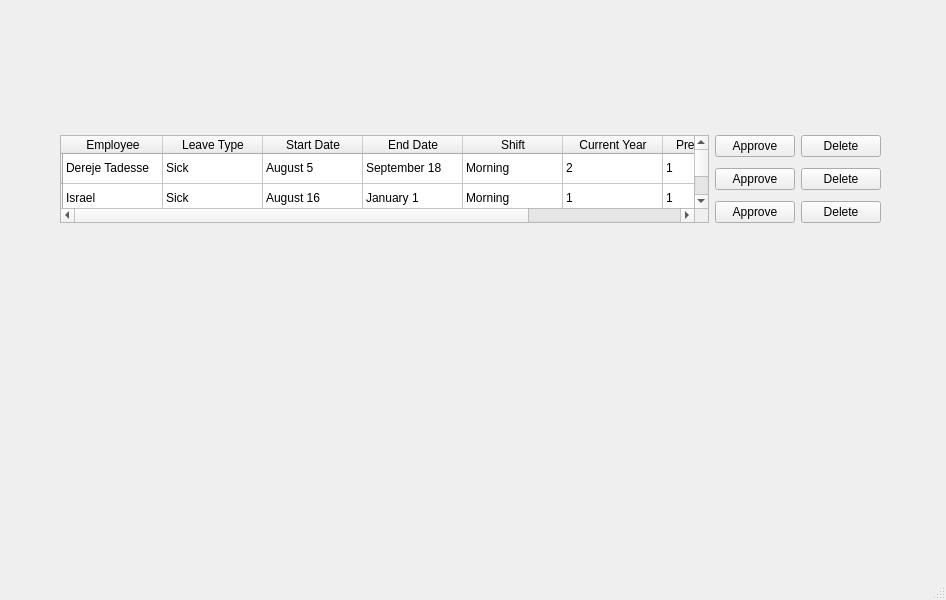
<?xml version="1.0" encoding="UTF-8"?>
<ui version="4.0">
 <class>MainWindow</class>
 <widget class="QMainWindow" name="MainWindow">
  <property name="geometry">
   <rect>
    <x>0</x>
    <y>0</y>
    <width>946</width>
    <height>600</height>
   </rect>
  </property>
  <property name="windowTitle">
   <string>MainWindow</string>
  </property>
  <widget class="QWidget" name="centralwidget">
   <widget class="QWidget" name="">
    <property name="geometry">
     <rect>
      <x>60</x>
      <y>130</y>
      <width>821</width>
      <height>101</height>
     </rect>
    </property>
    <layout class="QGridLayout" name="gridLayout">
     <item row="0" column="0" rowspan="3">
      <widget class="QTableWidget" name="tableWidget">
       <row>
        <property name="text">
         <string/>
        </property>
       </row>
       <row>
        <property name="text">
         <string/>
        </property>
       </row>
       <row>
        <property name="text">
         <string/>
        </property>
       </row>
       <column>
        <property name="text">
         <string>Employee</string>
        </property>
       </column>
       <column>
        <property name="text">
         <string>Leave Type</string>
        </property>
       </column>
       <column>
        <property name="text">
         <string>Start Date</string>
        </property>
       </column>
       <column>
        <property name="text">
         <string>End Date</string>
        </property>
       </column>
       <column>
        <property name="text">
         <string>Shift</string>
        </property>
       </column>
       <column>
        <property name="text">
         <string>Current Year</string>
        </property>
       </column>
       <column>
        <property name="text">
         <string>Previous Year</string>
        </property>
       </column>
       <column>
        <property name="text">
         <string>Status</string>
        </property>
       </column>
       <item row="0" column="0">
        <property name="text">
         <string>Dereje Tadesse</string>
        </property>
       </item>
       <item row="0" column="1">
        <property name="text">
         <string>Sick</string>
        </property>
       </item>
       <item row="0" column="2">
        <property name="text">
         <string>August 5</string>
        </property>
       </item>
       <item row="0" column="3">
        <property name="text">
         <string>September 18</string>
        </property>
       </item>
       <item row="0" column="4">
        <property name="text">
         <string>Morning</string>
        </property>
       </item>
       <item row="0" column="5">
        <property name="text">
         <string>2</string>
        </property>
       </item>
       <item row="0" column="6">
        <property name="text">
         <string>1</string>
        </property>
       </item>
       <item row="0" column="7">
        <property name="text">
         <string>Approved</string>
        </property>
       </item>
       <item row="1" column="0">
        <property name="text">
         <string>Israel</string>
        </property>
       </item>
       <item row="1" column="1">
        <property name="text">
         <string>Sick</string>
        </property>
       </item>
       <item row="1" column="2">
        <property name="text">
         <string>August 16</string>
        </property>
       </item>
       <item row="1" column="3">
        <property name="text">
         <string>January 1</string>
        </property>
       </item>
       <item row="1" column="4">
        <property name="text">
         <string>Morning</string>
        </property>
       </item>
       <item row="1" column="5">
        <property name="text">
         <string>1</string>
        </property>
       </item>
       <item row="1" column="6">
        <property name="text">
         <string>1</string>
        </property>
       </item>
       <item row="1" column="7">
        <property name="text">
         <string>Pending</string>
        </property>
       </item>
       <item row="2" column="0">
        <property name="text">
         <string>Natnael</string>
        </property>
       </item>
       <item row="2" column="1">
        <property name="text">
         <string>Annual</string>
        </property>
       </item>
       <item row="2" column="2">
        <property name="text">
         <string>June 14</string>
        </property>
       </item>
       <item row="2" column="3">
        <property name="text">
         <string>July 16</string>
        </property>
       </item>
       <item row="2" column="4">
        <property name="text">
         <string>Afternoon</string>
        </property>
       </item>
       <item row="2" column="5">
        <property name="text">
         <string>1</string>
        </property>
       </item>
       <item row="2" column="6">
        <property name="text">
         <string>0</string>
        </property>
       </item>
       <item row="2" column="7">
        <property name="text">
         <string>Approved</string>
        </property>
       </item>
      </widget>
     </item>
     <item row="0" column="1">
      <layout class="QHBoxLayout" name="horizontalLayout">
       <item>
        <widget class="QPushButton" name="pushButton">
         <property name="text">
          <string>Approve</string>
         </property>
        </widget>
       </item>
       <item>
        <widget class="QPushButton" name="pushButton_2">
         <property name="text">
          <string>Delete</string>
         </property>
        </widget>
       </item>
      </layout>
     </item>
     <item row="1" column="1">
      <layout class="QHBoxLayout" name="horizontalLayout_2">
       <item>
        <widget class="QPushButton" name="pushButton_3">
         <property name="text">
          <string>Approve</string>
         </property>
        </widget>
       </item>
       <item>
        <widget class="QPushButton" name="pushButton_4">
         <property name="text">
          <string>Delete</string>
         </property>
        </widget>
       </item>
      </layout>
     </item>
     <item row="2" column="1">
      <layout class="QHBoxLayout" name="horizontalLayout_3">
       <item>
        <widget class="QPushButton" name="pushButton_5">
         <property name="text">
          <string>Approve</string>
         </property>
        </widget>
       </item>
       <item>
        <widget class="QPushButton" name="pushButton_6">
         <property name="text">
          <string>Delete</string>
         </property>
        </widget>
       </item>
      </layout>
     </item>
    </layout>
   </widget>
  </widget>
  <widget class="QMenuBar" name="menubar">
   <property name="geometry">
    <rect>
     <x>0</x>
     <y>0</y>
     <width>946</width>
     <height>20</height>
    </rect>
   </property>
  </widget>
  <widget class="QStatusBar" name="statusbar"/>
 </widget>
 <resources/>
 <connections/>
</ui>
